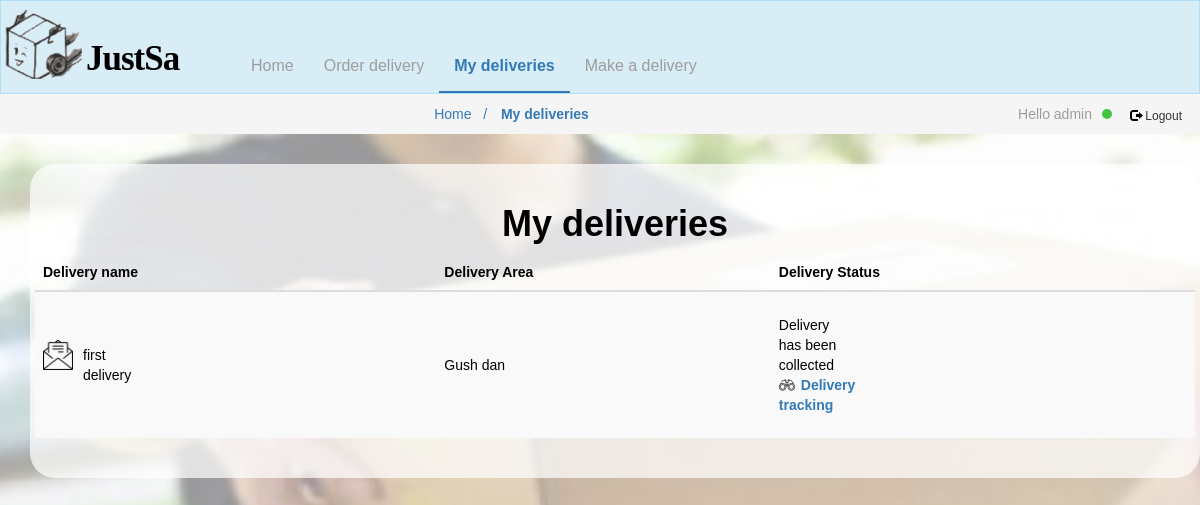
Screenshot of /myDeliveries/ (signed in) with the database file from the repository.
### deliveries/models.py (models this page shows)
class deliveries(models.Model):
    GUSH_DAN = 'GD'
    RAMAT_HAGOLAN = 'RH'
    HASHFELA = 'HS'
    DAROM = 'DR'
    GALIL = 'GL'
    AREA_CHOISES = [
        (GUSH_DAN, 'Gush Dan'),
        (RAMAT_HAGOLAN, 'Ramat Hagolan'),
        (HASHFELA, 'Hashfela'),
        (DAROM, 'Darom'),
        (GALIL, 'Galil'),
    ]
    area = models.CharField(
        max_length=2,
        choices=AREA_CHOISES,
        default=GUSH_DAN,
    )
    MAIL='MA'
    FOOD= 'FO'
    FLOWERS='FL'
    GIFT='GF'
    MYSTERYBOX='MB'
    TYPE_CHOICES = [
        (MAIL,'Mail'),
        (FOOD,'Food'),
        (FLOWERS,'Flowers'),
        (GIFT,'Gift'),
        (MYSTERYBOX,'Mystery Box')
    ]
    delType = models.CharField(
        max_length=11,
        choices=TYPE_CHOICES,
        default=MAIL
    )
    class Status(models.IntegerChoices):
        i_will_take_it=0
        im_on_my_way = 1
        delivery_has_arrieved = 2
        finish_delivery=3
    status = models.IntegerField(choices=Status.choices, default=0)
    class Size(models.IntegerChoices):
        S=0
        M = 1
        L = 2
    size = models.IntegerField(choices=Size.choices, default=0)
    sender = models.ForeignKey(User,on_delete=models.CASCADE)
    deliveryman = models.ForeignKey( User,blank=True, null=True,on_delete=models.SET_NULL,related_name='+')
    description = models.CharField(max_length=256,blank=True,null=True)
    title = models.CharField(max_length=80)

### deliveries/views.py (the view)
# urls.py: path('myDeliveries/',views.myDeliveries,name="myDeliveries"),
@login_required
def myDeliveries(request):
    mydels = deliveries.objects.filter(sender = request.user).order_by('-status')
    return render(request,'mydeliveries.html',{'deliveries':mydels})

### deliveries/templates/mydeliveries.html (shortened to what this page needs)
<!DOCTYPE html>
<html lang="en">
<head>
  <link rel="stylesheet" href="https://maxcdn.bootstrapcdn.com/bootstrap/3.4.1/css/bootstrap.min.css">
  <link rel="stylesheet" href="https://maxcdn.bootstrapcdn.com/font-awesome/4.7.0/css/font-awesome.min.css">
  <link rel="stylesheet" href="https://use.fontawesome.com/releases/v5.8.2/css/all.css"
>
  {% load static %}
  <link rel="stylesheet"  href="{% static 'style.css' %}">
</head>
<body>
  <nav class="navbar navbar-inverse">
    <div class="container-fluid">
      <div class="navbar-header">
        <a class="navbar-brand" id="logo" href="/"><span>JustSa</span></a>
      </div>
      <div class="collapse navbar-collapse" id="myNavbar">
        <ul class="nav navbar-nav">
          <li><a href="/">Home</a></li>
          <li><a href="/order/">Order delivery</a></li>
          <li class="select"><a href="/myDeliveries/">My deliveries</a></li>
          <li><a href="/makeDelivery/">Make a delivery</a></li>
        </ul>
      </div>
    </div>
  </nav>
  <ul class="breadcrumb text-center">
    <li><a href="/">Home &nbsp;&nbsp;/</a></li>
    <li class="active"><a href="/myDeliveries/">My deliveries</a></li>
    {% if user.is_authenticated %}
    <li class="logout"><form action="{% url 'logoutuser' %}" method="POST">
      <button type="submit" class="btn btn-default btn-sm"><span class="glyphicon glyphicon-log-out"></span> Logout</button>
    </form> </li>
    <li class="login"> Hello {{user.username}}<div class="ellipse"></div>
    </li>
    {% endif %}
  </ul>
  <main>
    <div class="container text-center ">
      <div class="row content">
        <h1>My deliveries</h1>
        <table class="table table-striped">
          <thead>
            <tr>
              <th>Delivery name</th>
              <th>Delivery Area</th>
              <th>Delivery Status</th>
              <th></th>
            </tr>
          </thead>
          <tbody>
            {% for d in deliveries%}
            <tr id="{{d.id}}" class="{{d.delType}}">
              <td><span class="type"></span>
                <p>{{d.title}} </p>
              </td>
              <td>
                {%if d.area == "GD"%}<p>Gush dan</p>{% endif %}
              </td>
              <td>
                <p>{% if d.status == 0 %}Wating for pick-up{% endif %}
                  {% if d.status == 1 %}Delivery has been collected{% endif %}
                  <br><a href="{{d.id}}" class="deliveryTrack"><span>Delivery
                      tracking</span></a></p>
              </td>
              <td>
              </td>
            </tr>
            {% endfor %}
          </tbody>
        </table>
      </div>
    </div>
  </main>
  {% load static %}
</body>
</html>

### deliveries/static/style.css (style rules this page uses)
* { color:black; list-style: none; font-family: 'Nunito', sans-serif; }
.navbar { margin-bottom: 0; border-radius: 0; background: #d9edf7; border: 1px solid rgba(0, 174, 255, 0.2); }
.navbar-nav { margin-top: 40px; font-size: 16px; }
body:after { content:""; position:fixed; left:0; top:0; right:0; bottom:0; z-index:-1; display:block; background:url(images/bs.jpg) no-repeat 50% 50%; background-size:cover; }
main { padding: 30px; }
#logo { background: url(images/logo.png); background-repeat: no-repeat; display: block; background-size: contain; height: 90px; width: 235px; }
#logo span { font-family: 'Pacifico', cursive; margin-left:70px; font-style: normal; font-weight: 600; font-size: 35px; line-height: 85px; height: 60px; letter-spacing: -1px; }
.breadcrumb { margin-bottom: 0; }
.logout { float: right; margin-bottom: 3px; }
.logout form { float: right; }
.logout .btn { padding: 3px; border: none; background-color: #f5f5f5;; }
.login { float: right; margin-right: 5px; color:#9D9D9D; }
.breadcrumb { padding:10px 15px; }
.breadcrumb>li+li:before { content: ""; }
.ellipse { width: 10px; height: 10px; background-color: #42C53F; display: inline-block; border-radius: 50%; margin-left: 10px; }
.container { padding: 20px; background: rgba(255, 255, 255, 0.7); border-radius: 25px; }
main h1,main h3,main a { font-weight: bold; }
main a { display: inline; }
.active { font-weight: bold; }
@media screen and (min-width: 769px) { .navbar-inverse .navbar-nav .select a { border-bottom: 2px solid #337AB7; } }
.deliveryTrack span { color:#337AB7; }
tbody { text-align: start; }
.type { margin-top: 10px; height: 40px; width: 30px; float: left; display: block; }
.deliveryTrack { background: url(../static/images/eye.png); background-repeat: no-repeat; background-size: contain; height: 35px; width: 35px; }
.deliveryTrack span { margin-left: 22px; }
td:first-child p { margin-left:40px; }
table p { margin-top: 15px ; margin-bottom: 15px; width: 70px; }
.table>tbody>tr>td { vertical-align: middle; }
.navbar-inverse .navbar-nav>.select>a { color: #337AB7; font-weight: bold; }

### rows the page displays
deliveries: title "first delivery", area "Gush dan", status "Delivery has been collected"

### other values shown
{{ user.username }} "admin"
